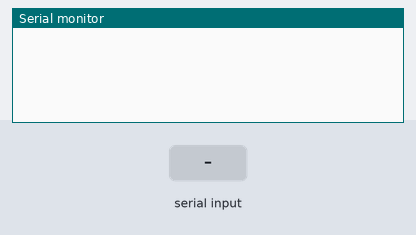
The sketch below on a simulated ESP8266 (NodeMCU). On the bench: the last lines printed to the serial monitor. The test bench sets the inputs (shaded band). WiFi joins after 1.5 s; servers stay silent unless stated.

Above: at 3.0 s.
3.1 s: "90,45,200\n" received over Serial
At 4.0 s:
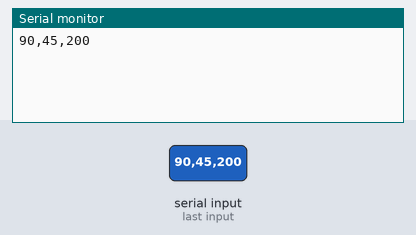
4.6 s: "90,45\n" received over Serial
At 5.8 s:
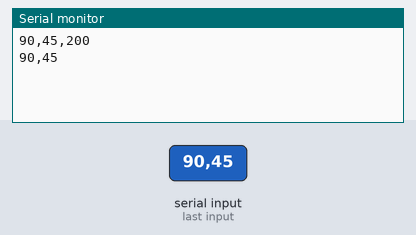
6.1 s: "90,45,200,10\n" received over Serial
At 7.3 s:
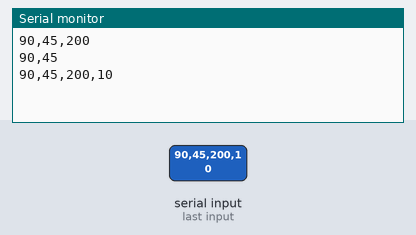
7.6 s: "90,45,200,10,150,30\n" received over Serial
At 8.8 s:
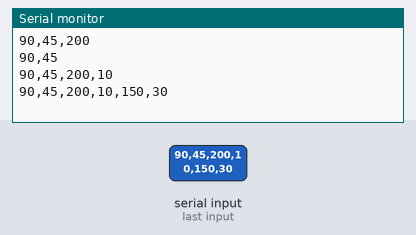
9.1 s: "5\n" received over Serial
At 10.5 s:
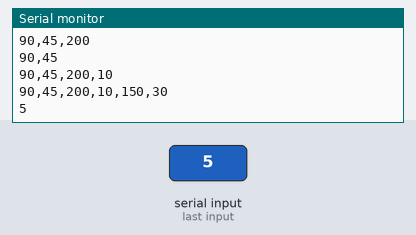

The sketch:

blynk.ino
```cpp
#define BLYNK_TEMPLATE_ID "TMPL3qqh4OCVM"
#define BLYNK_TEMPLATE_NAME "Parking"
#define BLYNK_AUTH_TOKEN "ty9a2xke4hoE8_fP022q_16o9KsurSk1"
#define BLYNK_PRINT Serial
#include <ESP8266WiFi.h>
#include <BlynkSimpleEsp8266.h>
#include <SoftwareSerial.h>

char auth[] = "ty9a2xke4hoE8_fP022q_16o9KsurSk1";
char ssid[] = "OnePlus";
char pass[] = "12345678";
const unsigned long interval = 1000; // Interval in milliseconds
unsigned long previousMillis = 0;
String myString;
char rdata;
int firstVal, secondVal, thirdVal;
int led1, led2, led3, led4, led5,led6;
void myTimerEvent() {
  Blynk.virtualWrite(V1, millis() / 1000);
}
void setup() {
  Serial.begin(9600);
  Blynk.begin(auth, ssid, pass);
}
void loop() {
  unsigned long currentMillis = millis();
  // Check if it's time to execute the timer event
  if (currentMillis - previousMillis >= interval) {
    previousMillis = currentMillis; // Update the previousMillis for the next iteration
    myTimerEvent();
    sensorvalue1();
    sensorvalue2();
    sensorvalue3();
    sensorvalue4();
    sensorvalue5();
    sensorvalue6();
  }
  if (Serial.available() > 0) {
    rdata = Serial.read();
    myString = myString + rdata;
    if (rdata == '\n') {
      Serial.println(myString);
      String l = getValue(myString, ',', 0);
      String m = getValue(myString, ',', 1);
      String n = getValue(myString, ',', 2);
      String o = getValue(myString, ',', 3);
      String p = getValue(myString, ',', 4);
      String q = getValue(myString, ',', 5);
      led1 = l.toInt();
      led2 = m.toInt();
      led3 = n.toInt();
      led4 = o.toInt();
      led5 = p.toInt();
      led6 = q.toInt();
      myString = "";
    }
  }
  Blynk.run();
}
void sensorvalue1() {
  static unsigned long sensor1PreviousMillis = 0;
  unsigned long sensor1CurrentMillis = millis();
  if (sensor1CurrentMillis - sensor1PreviousMillis >= interval) {
    sensor1PreviousMillis = sensor1CurrentMillis;
    int sdata = led1;
    Blynk.virtualWrite(V10, sdata);
  }
}
void sensorvalue2() {
  static unsigned long sensor2PreviousMillis = 0;
  unsigned long sensor2CurrentMillis = millis();
  if (sensor2CurrentMillis - sensor2PreviousMillis >= interval) {
    sensor2PreviousMillis = sensor2CurrentMillis;
    int sdata = led2;
    Blynk.virtualWrite(V11, sdata);
  }
}
void sensorvalue3() {
  static unsigned long sensor3PreviousMillis = 0;
  unsigned long sensor3CurrentMillis = millis();
  if (sensor3CurrentMillis - sensor3PreviousMillis >= interval) {
    sensor3PreviousMillis = sensor3CurrentMillis;
    int sdata = led3;
    Blynk.virtualWrite(V12, sdata);
  }
}
void sensorvalue4() {
  static unsigned long sensor4PreviousMillis = 0;
  unsigned long sensor4CurrentMillis = millis();
  if (sensor4CurrentMillis - sensor4PreviousMillis >= interval) {
    sensor4PreviousMillis = sensor4CurrentMillis;
    int sdata = led4;
    Blynk.virtualWrite(V13, sdata);
  }
}
void sensorvalue5() {
  static unsigned long sensor5PreviousMillis = 0;
  unsigned long sensor5CurrentMillis = millis();
  if (sensor5CurrentMillis - sensor5PreviousMillis >= interval) {
    sensor5PreviousMillis = sensor5CurrentMillis;
    int sdata = led5;
    Blynk.virtualWrite(V14, sdata);
  }
}
void sensorvalue6() {
  static unsigned long sensor5PreviousMillis = 0;
  unsigned long sensor5CurrentMillis = millis();
  if (sensor5CurrentMillis - sensor5PreviousMillis >= interval) {
    sensor5PreviousMillis = sensor5CurrentMillis;
    int sdata = led6;
    Blynk.virtualWrite(V15, sdata);
  }
}
String getValue(String data, char separator, int index) {
  int found = 0;
  int strIndex[] = {0, -1};
  int maxIndex = data.length() - 1;
  for (int i = 0; i <= maxIndex && found <= index; i++) {
    if (data.charAt(i) == separator || i == maxIndex) {
      found++;
      strIndex[0] = strIndex[1] + 1;
      strIndex[1] = (i == maxIndex) ? i + 1 : i;
    }
  }
  return found > index ? data.substring(strIndex[0], strIndex[1]) : "";
}
```

Measured:
- after the input at 3.1 s, the serial monitor: prints a new line at once (image 1)
- after the input at 4.6 s, the serial monitor: prints a new line at once (image 2)
- after the input at 6.1 s, the serial monitor: prints a new line at once (image 3)
- after the input at 7.6 s, the serial monitor: prints a new line at once (image 4)
- after the input at 9.1 s, the serial monitor: prints a new line at once (image 5)
